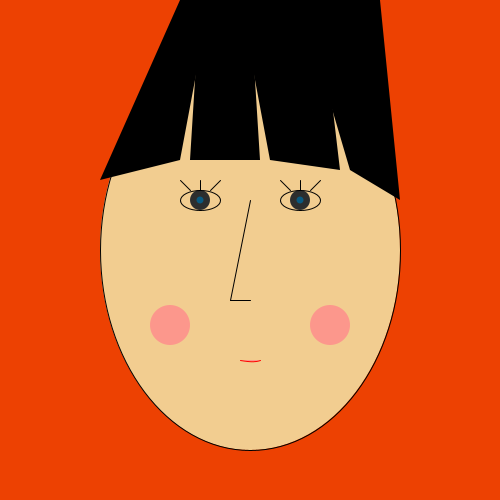
Frame 1 (no input)
Frame 60 (the mouse pressed at the canvas centre just before this capture): identical to frame 1, image omitted
Frame 120 (the mouse held since frame 60 and released just before this capture): identical to frame 1, image omitted

The Processing sketch that drew this single still picture (run headless with seeded random() and noise(); from frame 60 on, the mouse is pressed at the canvas centre):

// Processing sketch: processing_84435
// ── processing_84435.pde

// header
/******************************************
*  Processing Sketch Monster
*    
*  This is your first homework:
*  Make a monster like character
*  using simple shapes and color properties
*
*  Matt Richard 
******************************************/

// global variables


// setup
void setup(){
  // the setup function gets executed first thing
  // when the sketch loads and only is executed once
  size(500, 500); //size(width, height); in pixels
  smooth(); //this turns on anti-aliasing, makes things look pretty
}

// draw
void draw(){
  // When planning out the sketch you must think back to front like a painting.
  // The first things that you draw will get overlapped by the later things
  
  // 1. turn all pixels on the screen orange
  background(#ED4102);
  
  // 2. Head - ellipse(x, y, width, height);
  stroke(0); //black
  fill(#F2CD90); //neutral skin tone
  ellipse(250, 250, 300, 400);
  
  // 3. left eye 
  fill(#2C2E2E); //dark gray eye 
  noStroke();
  ellipseMode(CENTER);
  ellipse(200,200,20,20);
  fill(#095A81); //blue eye center
  ellipse(200,200,7,7);
  //eyelid
  stroke(0);
  noFill();
  ellipse(200,200,40,20);
  //eyelash
  line(200,180,200,190);
  line(180,180,190,190);
  line(220,180,210,190);
  
  // 4. right eye 
  fill(#2C2E2E);
  noStroke();
  ellipseMode(CENTER);
  ellipse(300,200,20,20);
  fill(#095A81);
  ellipse(300,200,7,7);
  //eyelid
  stroke(0);
  noFill();
  ellipse(300,200,40,20);
  //eyelash
  line(300,180,300,190);
  line(280,180,290,190);
  line(320,180,310,190);
  
  // 5. cheeks
  fill(#FC978C); //pinkish
  noStroke();
  ellipseMode(CENTER);
  ellipse(170,325,40,40);
  ellipse(330,325,40,40);
  
  // 6. mouth 
  stroke(255,0,0); //red
  curve(200,350,240,360,260,360, 270,350);
  
  // 7. nose 
  stroke(0);
  noFill();
  line(250,200,230,300);
  line(230,300,250,300);
  
  // 8. hair
  fill(0);
  noStroke();
  quad(180,0,100,180,180,160,210,0);
  quad(200,0,190,160,260,160,250,0);
  quad(240,0,270,160,340,170,320,0);
  quad(300,0,350,170,400,200,380,0);
  
 }
